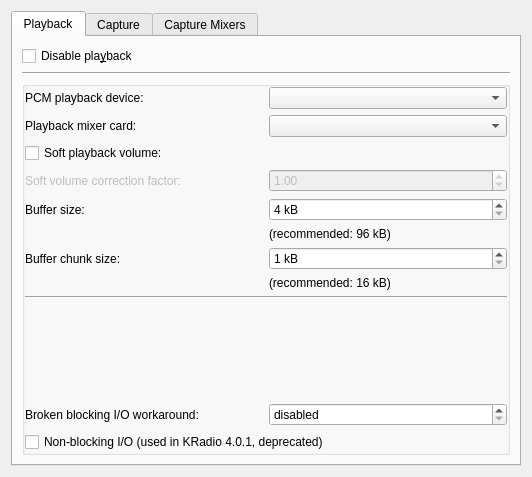
<?xml version="1.0" encoding="UTF-8"?>
<ui version="4.0">
 <class>AlsaSoundConfigurationUI</class>
 <widget class="QWidget" name="AlsaSoundConfigurationUI">
  <property name="geometry">
   <rect>
    <x>0</x>
    <y>0</y>
    <width>532</width>
    <height>477</height>
   </rect>
  </property>
  <layout class="QGridLayout" name="gridLayout_gen1">
   <item row="0" column="0">
    <widget class="QTabWidget" name="kTabWidget8">
     <property name="currentIndex">
      <number>0</number>
     </property>
     <widget class="QWidget" name="TabPage2">
      <attribute name="title">
       <string>Playback</string>
      </attribute>
      <layout class="QGridLayout" name="gridLayout_2">
       <item row="1" column="0" colspan="2">
        <widget class="Line" name="line">
         <property name="orientation">
          <enum>Qt::Horizontal</enum>
         </property>
        </widget>
       </item>
       <item row="2" column="0" colspan="2">
        <widget class="QGroupBox" name="groupBox">
         <property name="title">
          <string/>
         </property>
         <property name="flat">
          <bool>true</bool>
         </property>
         <layout class="QGridLayout" name="gridLayout_3">
          <property name="margin">
           <number>0</number>
          </property>
          <item row="0" column="0">
           <widget class="QLabel" name="textLabel2_3">
            <property name="text">
             <string>PCM playback device:</string>
            </property>
            <property name="wordWrap">
             <bool>false</bool>
            </property>
           </widget>
          </item>
          <item row="0" column="1">
           <widget class="KComboBox" name="m_comboPlaybackDevice">
            <property name="minimumContentsLength">
             <number>10</number>
            </property>
           </widget>
          </item>
          <item row="4" column="1">
           <widget class="QDoubleSpinBox" name="sbSoftVolumeCorrection">
            <property name="enabled">
             <bool>false</bool>
            </property>
            <property name="maximum">
             <double>10.000000000000000</double>
            </property>
            <property name="singleStep">
             <double>0.500000000000000</double>
            </property>
            <property name="value">
             <double>1.000000000000000</double>
            </property>
           </widget>
          </item>
          <item row="5" column="0">
           <widget class="QLabel" name="textLabel2_2_2_2">
            <property name="text">
             <string>Buffer size:</string>
            </property>
            <property name="wordWrap">
             <bool>false</bool>
            </property>
           </widget>
          </item>
          <item row="5" column="1">
           <widget class="KIntSpinBox" name="editPlaybackBufferSize">
            <property name="suffix">
             <string> kB</string>
            </property>
            <property name="minimum">
             <number>4</number>
            </property>
            <property name="maximum">
             <number>1024</number>
            </property>
            <property name="maxValue" stdset="0">
             <number>1024</number>
            </property>
            <property name="minValue" stdset="0">
             <number>1</number>
            </property>
           </widget>
          </item>
          <item row="4" column="0">
           <widget class="QLabel" name="label">
            <property name="enabled">
             <bool>false</bool>
            </property>
            <property name="text">
             <string>Soft volume correction factor:</string>
            </property>
           </widget>
          </item>
          <item row="3" column="0">
           <widget class="QCheckBox" name="cbEnableSoftVolume">
            <property name="text">
             <string>Soft playback volume:</string>
            </property>
           </widget>
          </item>
          <item row="2" column="1">
           <widget class="KComboBox" name="m_comboPlaybackMixerCard">
            <property name="minimumContentsLength">
             <number>10</number>
            </property>
           </widget>
          </item>
          <item row="2" column="0">
           <widget class="QLabel" name="textLabel2_5">
            <property name="text">
             <string>Playback mixer card:</string>
            </property>
            <property name="wordWrap">
             <bool>false</bool>
            </property>
           </widget>
          </item>
          <item row="8" column="0">
           <widget class="QLabel" name="textLabel2_2_2_3">
            <property name="text">
             <string>Buffer chunk size:</string>
            </property>
            <property name="wordWrap">
             <bool>false</bool>
            </property>
           </widget>
          </item>
          <item row="6" column="1">
           <widget class="QLabel" name="textLabel2_2_4">
            <property name="text">
             <string>(recommended: 96 kB)</string>
            </property>
            <property name="wordWrap">
             <bool>false</bool>
            </property>
           </widget>
          </item>
          <item row="9" column="1">
           <widget class="QLabel" name="textLabel2_2_5">
            <property name="text">
             <string>(recommended: 16 kB)</string>
            </property>
            <property name="wordWrap">
             <bool>false</bool>
            </property>
           </widget>
          </item>
          <item row="8" column="1">
           <widget class="KIntSpinBox" name="editPlaybackBufferChunkSize">
            <property name="suffix">
             <string> kB</string>
            </property>
            <property name="minimum">
             <number>1</number>
            </property>
            <property name="maximum">
             <number>1024</number>
            </property>
            <property name="maxValue" stdset="0">
             <number>1024</number>
            </property>
            <property name="minValue" stdset="0">
             <number>1</number>
            </property>
           </widget>
          </item>
          <item row="12" column="1">
           <widget class="KIntSpinBox" name="editPlaybackWorkaroundSleep">
            <property name="specialValueText">
             <string comment="disabled blocking i/o workaround">disabled</string>
            </property>
            <property name="suffix">
             <string>ms</string>
            </property>
            <property name="minimum">
             <number>0</number>
            </property>
            <property name="maximum">
             <number>1024</number>
            </property>
            <property name="value">
             <number>0</number>
            </property>
            <property name="maxValue" stdset="0">
             <number>1024</number>
            </property>
            <property name="minValue" stdset="0">
             <number>1</number>
            </property>
           </widget>
          </item>
          <item row="12" column="0">
           <widget class="QLabel" name="textLabel2_2_2_6">
            <property name="text">
             <string>Broken blocking I/O workaround:</string>
            </property>
            <property name="wordWrap">
             <bool>false</bool>
            </property>
           </widget>
          </item>
          <item row="11" column="1">
           <spacer name="verticalSpacer_2">
            <property name="orientation">
             <enum>Qt::Vertical</enum>
            </property>
            <property name="sizeHint" stdset="0">
             <size>
              <width>20</width>
              <height>5</height>
             </size>
            </property>
           </spacer>
          </item>
          <item row="10" column="0" colspan="2">
           <widget class="Line" name="line_6">
            <property name="orientation">
             <enum>Qt::Horizontal</enum>
            </property>
           </widget>
          </item>
          <item row="13" column="0" colspan="2">
           <widget class="QCheckBox" name="chkNonBlockingPlayback">
            <property name="text">
             <string>Non-blocking I/O (used in KRadio 4.0.1, deprecated)</string>
            </property>
           </widget>
          </item>
         </layout>
        </widget>
       </item>
       <item row="0" column="0">
        <widget class="QCheckBox" name="chkDisablePlayback">
         <property name="text">
          <string>Disable pla&amp;yback</string>
         </property>
        </widget>
       </item>
      </layout>
     </widget>
     <widget class="QWidget" name="CaptureDevice">
      <attribute name="title">
       <string>Capture</string>
      </attribute>
      <layout class="QGridLayout" name="gridLayout">
       <item row="0" column="0">
        <widget class="QCheckBox" name="chkDisableCapture">
         <property name="text">
          <string>Disa&amp;ble capture</string>
         </property>
        </widget>
       </item>
       <item row="1" column="0" colspan="2">
        <widget class="Line" name="line_2">
         <property name="orientation">
          <enum>Qt::Horizontal</enum>
         </property>
        </widget>
       </item>
       <item row="2" column="0" colspan="2">
        <widget class="QGroupBox" name="groupBox_2">
         <property name="title">
          <string/>
         </property>
         <property name="flat">
          <bool>true</bool>
         </property>
         <layout class="QGridLayout" name="gridLayout_4">
          <property name="margin">
           <number>0</number>
          </property>
          <item row="0" column="0">
           <widget class="QLabel" name="textLabel2_4">
            <property name="text">
             <string>PCM capture device:</string>
            </property>
            <property name="wordWrap">
             <bool>false</bool>
            </property>
           </widget>
          </item>
          <item row="0" column="1" colspan="2">
           <widget class="KComboBox" name="m_comboCaptureDevice">
            <property name="minimumContentsLength">
             <number>10</number>
            </property>
           </widget>
          </item>
          <item row="1" column="0">
           <widget class="QLabel" name="textLabel2_6">
            <property name="text">
             <string>Capture mixer card:</string>
            </property>
            <property name="wordWrap">
             <bool>false</bool>
            </property>
           </widget>
          </item>
          <item row="1" column="1" colspan="2">
           <widget class="KComboBox" name="m_comboCaptureMixerCard">
            <property name="minimumContentsLength">
             <number>10</number>
            </property>
           </widget>
          </item>
          <item row="2" column="0">
           <widget class="QLabel" name="textLabel2_2_2_4">
            <property name="text">
             <string>Buffer size:</string>
            </property>
            <property name="wordWrap">
             <bool>false</bool>
            </property>
           </widget>
          </item>
          <item row="2" column="1" colspan="2">
           <widget class="KIntSpinBox" name="editCaptureBufferSize">
            <property name="suffix">
             <string> kB</string>
            </property>
            <property name="minimum">
             <number>4</number>
            </property>
            <property name="maximum">
             <number>1024</number>
            </property>
            <property name="maxValue" stdset="0">
             <number>1024</number>
            </property>
            <property name="minValue" stdset="0">
             <number>1</number>
            </property>
           </widget>
          </item>
          <item row="3" column="1" colspan="2">
           <widget class="QLabel" name="textLabel2_2_9">
            <property name="text">
             <string>(recommended: 96 kB)</string>
            </property>
            <property name="wordWrap">
             <bool>false</bool>
            </property>
           </widget>
          </item>
          <item row="4" column="0">
           <widget class="QLabel" name="textLabel2_2_2_5">
            <property name="text">
             <string>Buffer chunk size:</string>
            </property>
            <property name="wordWrap">
             <bool>false</bool>
            </property>
           </widget>
          </item>
          <item row="4" column="1" colspan="2">
           <widget class="KIntSpinBox" name="editCaptureBufferChunkSize">
            <property name="suffix">
             <string> kB</string>
            </property>
            <property name="minimum">
             <number>1</number>
            </property>
            <property name="maximum">
             <number>1024</number>
            </property>
            <property name="maxValue" stdset="0">
             <number>1024</number>
            </property>
            <property name="minValue" stdset="0">
             <number>1</number>
            </property>
           </widget>
          </item>
          <item row="5" column="1" colspan="2">
           <widget class="QLabel" name="textLabel2_2_11">
            <property name="text">
             <string>(recommended: 16 kB)</string>
            </property>
            <property name="wordWrap">
             <bool>false</bool>
            </property>
           </widget>
          </item>
          <item row="21" column="1" colspan="2">
           <widget class="KIntSpinBox" name="editCaptureWorkaroundSleep">
            <property name="specialValueText">
             <string comment="disabled blocking i/o workaround">disabled</string>
            </property>
            <property name="suffix">
             <string>ms</string>
            </property>
            <property name="minimum">
             <number>0</number>
            </property>
            <property name="maximum">
             <number>1024</number>
            </property>
            <property name="value">
             <number>0</number>
            </property>
            <property name="maxValue" stdset="0">
             <number>1024</number>
            </property>
            <property name="minValue" stdset="0">
             <number>1</number>
            </property>
           </widget>
          </item>
          <item row="21" column="0">
           <widget class="QLabel" name="textLabel2_2_2_7">
            <property name="text">
             <string>Broken blocking I/O workaround:</string>
            </property>
            <property name="wordWrap">
             <bool>false</bool>
            </property>
           </widget>
          </item>
          <item row="22" column="0" colspan="3">
           <widget class="QCheckBox" name="chkNonBlockingCapture">
            <property name="toolTip">
             <string>You need to enable this switch in order to allow KRadio to tag the sound data internally processed with the correct format/sampling information if your ALSA (pseudo) sound device has a driver that does not report correctly the sampling information via the ALSA interface. This is at least a known issue for some Avermedia TV/radio card drivers which create a pseudo ALSA sound device to provide the sound samples acquired over the PCI bus.</string>
            </property>
            <property name="whatsThis">
             <string>You need to enable this switch in order to allow KRadio to tag the sound data internally processed with the correct format/sampling information if your ALSA (pseudo) sound device has a driver that does not report correctly the sampling information via the ALSA interface. This is at least a known issue for some Avermedia TV/radio card drivers which create a pseudo ALSA sound device to provide the sound samples acquired over the PCI bus.</string>
            </property>
            <property name="text">
             <string>Non-blocking I/O (used in KRadio 4.0.1, deprecated)</string>
            </property>
           </widget>
          </item>
          <item row="14" column="0">
           <widget class="QLabel" name="lableChannels">
            <property name="enabled">
             <bool>false</bool>
            </property>
            <property name="text">
             <string>Channels:</string>
            </property>
            <property name="wordWrap">
             <bool>false</bool>
            </property>
           </widget>
          </item>
          <item row="12" column="0">
           <widget class="QLabel" name="labelRate">
            <property name="enabled">
             <bool>false</bool>
            </property>
            <property name="text">
             <string>Sample rate:</string>
            </property>
            <property name="wordWrap">
             <bool>false</bool>
            </property>
           </widget>
          </item>
          <item row="9" column="0">
           <widget class="QLabel" name="lableBits">
            <property name="enabled">
             <bool>false</bool>
            </property>
            <property name="text">
             <string>Sample bits:</string>
            </property>
            <property name="wordWrap">
             <bool>false</bool>
            </property>
           </widget>
          </item>
          <item row="8" column="0">
           <widget class="QLabel" name="lableEndianness">
            <property name="enabled">
             <bool>false</bool>
            </property>
            <property name="text">
             <string>Endianness:</string>
            </property>
            <property name="wordWrap">
             <bool>false</bool>
            </property>
           </widget>
          </item>
          <item row="8" column="1">
           <widget class="KComboBox" name="m_cbEndianness">
            <property name="enabled">
             <bool>false</bool>
            </property>
            <item>
             <property name="text">
              <string>Little Endian</string>
             </property>
            </item>
            <item>
             <property name="text">
              <string>Big Endian</string>
             </property>
            </item>
           </widget>
          </item>
          <item row="9" column="1">
           <widget class="KComboBox" name="m_cbBits">
            <property name="enabled">
             <bool>false</bool>
            </property>
            <item>
             <property name="text">
              <string>16</string>
             </property>
            </item>
            <item>
             <property name="text">
              <string>8</string>
             </property>
            </item>
           </widget>
          </item>
          <item row="12" column="1">
           <widget class="KComboBox" name="m_cbRate">
            <property name="enabled">
             <bool>false</bool>
            </property>
            <item>
             <property name="text">
              <string>48000</string>
             </property>
            </item>
            <item>
             <property name="text">
              <string>44100</string>
             </property>
            </item>
            <item>
             <property name="text">
              <string>32000</string>
             </property>
            </item>
            <item>
             <property name="text">
              <string>22050</string>
             </property>
            </item>
            <item>
             <property name="text">
              <string>11025</string>
             </property>
            </item>
           </widget>
          </item>
          <item row="9" column="2">
           <widget class="KComboBox" name="m_cbSign">
            <property name="enabled">
             <bool>false</bool>
            </property>
            <item>
             <property name="text">
              <string>Signed</string>
             </property>
            </item>
            <item>
             <property name="text">
              <string>Unsigned</string>
             </property>
            </item>
           </widget>
          </item>
          <item row="14" column="1">
           <widget class="KComboBox" name="m_cbChannels">
            <property name="enabled">
             <bool>false</bool>
            </property>
            <item>
             <property name="text">
              <string>Stereo</string>
             </property>
            </item>
            <item>
             <property name="text">
              <string>Mono</string>
             </property>
            </item>
           </widget>
          </item>
          <item row="6" column="0" colspan="3">
           <widget class="Line" name="line_5">
            <property name="orientation">
             <enum>Qt::Horizontal</enum>
            </property>
           </widget>
          </item>
          <item row="7" column="0">
           <widget class="QCheckBox" name="cbEnableCaptureFormatOverride">
            <property name="toolTip">
             <string>You need to enable this switch in order to allow KRadio to tag the sound data internally processed with the correct format/sampling information if your ALSA (pseudo) sound device has a driver that does not report correctly the sampling information via the ALSA interface. This is at least a known issue for some Avermedia TV/radio card drivers which create a pseudo ALSA sound device to provide the sound samples acquired over the PCI bus.</string>
            </property>
            <property name="whatsThis">
             <string>You need to enable this switch in order to allow KRadio to tag the sound data internally processed with the correct format/sampling information if your ALSA (pseudo) sound device has a driver that does not report correctly the sampling information via the ALSA interface. This is at least a known issue for some Avermedia TV/radio card drivers which create a pseudo ALSA sound device to provide the sound samples acquired over the PCI bus.</string>
            </property>
            <property name="text">
             <string>Override capture format</string>
            </property>
           </widget>
          </item>
          <item row="16" column="1">
           <spacer name="verticalSpacer">
            <property name="orientation">
             <enum>Qt::Vertical</enum>
            </property>
            <property name="sizeHint" stdset="0">
             <size>
              <width>20</width>
              <height>40</height>
             </size>
            </property>
           </spacer>
          </item>
          <item row="15" column="0" colspan="3">
           <widget class="Line" name="line_3">
            <property name="orientation">
             <enum>Qt::Horizontal</enum>
            </property>
           </widget>
          </item>
         </layout>
        </widget>
       </item>
      </layout>
     </widget>
     <widget class="QWidget" name="TabPage1">
      <attribute name="title">
       <string>Capture Mixers</string>
      </attribute>
      <layout class="QGridLayout" name="gridLayout_gen2">
       <item row="0" column="0">
        <widget class="QScrollArea" name="m_groupMixerScrollView">
         <property name="widgetResizable">
          <bool>true</bool>
         </property>
         <widget class="QWidget" name="scrollAreaWidgetContents">
          <property name="geometry">
           <rect>
            <x>0</x>
            <y>0</y>
            <width>488</width>
            <height>412</height>
           </rect>
          </property>
         </widget>
        </widget>
       </item>
      </layout>
     </widget>
    </widget>
   </item>
  </layout>
 </widget>
 <customwidgets>
  <customwidget>
   <class>KComboBox</class>
   <extends>QComboBox</extends>
   <header>kcombobox.h</header>
  </customwidget>
  <customwidget>
   <class>KIntSpinBox</class>
   <extends>QSpinBox</extends>
   <header>knuminput.h</header>
  </customwidget>
 </customwidgets>
 <tabstops>
  <tabstop>chkDisablePlayback</tabstop>
  <tabstop>m_comboPlaybackDevice</tabstop>
  <tabstop>m_comboPlaybackMixerCard</tabstop>
  <tabstop>cbEnableSoftVolume</tabstop>
  <tabstop>sbSoftVolumeCorrection</tabstop>
  <tabstop>editPlaybackBufferSize</tabstop>
  <tabstop>editPlaybackBufferChunkSize</tabstop>
  <tabstop>chkDisableCapture</tabstop>
  <tabstop>m_comboCaptureDevice</tabstop>
  <tabstop>m_comboCaptureMixerCard</tabstop>
  <tabstop>editCaptureBufferSize</tabstop>
  <tabstop>editCaptureBufferChunkSize</tabstop>
  <tabstop>chkNonBlockingCapture</tabstop>
 </tabstops>
 <resources/>
 <connections>
  <connection>
   <sender>chkDisablePlayback</sender>
   <signal>toggled(bool)</signal>
   <receiver>groupBox</receiver>
   <slot>setDisabled(bool)</slot>
   <hints>
    <hint type="sourcelabel">
     <x>63</x>
     <y>42</y>
    </hint>
    <hint type="destinationlabel">
     <x>81</x>
     <y>70</y>
    </hint>
   </hints>
  </connection>
  <connection>
   <sender>cbEnableSoftVolume</sender>
   <signal>toggled(bool)</signal>
   <receiver>label</receiver>
   <slot>setEnabled(bool)</slot>
   <hints>
    <hint type="sourcelabel">
     <x>74</x>
     <y>137</y>
    </hint>
    <hint type="destinationlabel">
     <x>78</x>
     <y>163</y>
    </hint>
   </hints>
  </connection>
  <connection>
   <sender>cbEnableSoftVolume</sender>
   <signal>toggled(bool)</signal>
   <receiver>sbSoftVolumeCorrection</receiver>
   <slot>setEnabled(bool)</slot>
   <hints>
    <hint type="sourcelabel">
     <x>192</x>
     <y>137</y>
    </hint>
    <hint type="destinationlabel">
     <x>438</x>
     <y>163</y>
    </hint>
   </hints>
  </connection>
  <connection>
   <sender>chkDisableCapture</sender>
   <signal>toggled(bool)</signal>
   <receiver>groupBox_2</receiver>
   <slot>setDisabled(bool)</slot>
   <hints>
    <hint type="sourcelabel">
     <x>74</x>
     <y>44</y>
    </hint>
    <hint type="destinationlabel">
     <x>138</x>
     <y>69</y>
    </hint>
   </hints>
  </connection>
  <connection>
   <sender>cbEnableCaptureFormatOverride</sender>
   <signal>toggled(bool)</signal>
   <receiver>labelRate</receiver>
   <slot>setEnabled(bool)</slot>
   <hints>
    <hint type="sourcelabel">
     <x>92</x>
     <y>232</y>
    </hint>
    <hint type="destinationlabel">
     <x>87</x>
     <y>313</y>
    </hint>
   </hints>
  </connection>
  <connection>
   <sender>cbEnableCaptureFormatOverride</sender>
   <signal>toggled(bool)</signal>
   <receiver>lableBits</receiver>
   <slot>setEnabled(bool)</slot>
   <hints>
    <hint type="sourcelabel">
     <x>112</x>
     <y>232</y>
    </hint>
    <hint type="destinationlabel">
     <x>57</x>
     <y>286</y>
    </hint>
   </hints>
  </connection>
  <connection>
   <sender>cbEnableCaptureFormatOverride</sender>
   <signal>toggled(bool)</signal>
   <receiver>lableEndianness</receiver>
   <slot>setEnabled(bool)</slot>
   <hints>
    <hint type="sourcelabel">
     <x>73</x>
     <y>232</y>
    </hint>
    <hint type="destinationlabel">
     <x>70</x>
     <y>237</y>
    </hint>
   </hints>
  </connection>
  <connection>
   <sender>cbEnableCaptureFormatOverride</sender>
   <signal>toggled(bool)</signal>
   <receiver>lableChannels</receiver>
   <slot>setEnabled(bool)</slot>
   <hints>
    <hint type="sourcelabel">
     <x>114</x>
     <y>232</y>
    </hint>
    <hint type="destinationlabel">
     <x>120</x>
     <y>340</y>
    </hint>
   </hints>
  </connection>
  <connection>
   <sender>cbEnableCaptureFormatOverride</sender>
   <signal>toggled(bool)</signal>
   <receiver>m_cbRate</receiver>
   <slot>setEnabled(bool)</slot>
   <hints>
    <hint type="sourcelabel">
     <x>186</x>
     <y>232</y>
    </hint>
    <hint type="destinationlabel">
     <x>341</x>
     <y>313</y>
    </hint>
   </hints>
  </connection>
  <connection>
   <sender>cbEnableCaptureFormatOverride</sender>
   <signal>toggled(bool)</signal>
   <receiver>m_cbBits</receiver>
   <slot>setEnabled(bool)</slot>
   <hints>
    <hint type="sourcelabel">
     <x>212</x>
     <y>232</y>
    </hint>
    <hint type="destinationlabel">
     <x>341</x>
     <y>286</y>
    </hint>
   </hints>
  </connection>
  <connection>
   <sender>cbEnableCaptureFormatOverride</sender>
   <signal>toggled(bool)</signal>
   <receiver>m_cbEndianness</receiver>
   <slot>setEnabled(bool)</slot>
   <hints>
    <hint type="sourcelabel">
     <x>212</x>
     <y>232</y>
    </hint>
    <hint type="destinationlabel">
     <x>240</x>
     <y>237</y>
    </hint>
   </hints>
  </connection>
  <connection>
   <sender>cbEnableCaptureFormatOverride</sender>
   <signal>toggled(bool)</signal>
   <receiver>m_cbChannels</receiver>
   <slot>setEnabled(bool)</slot>
   <hints>
    <hint type="sourcelabel">
     <x>212</x>
     <y>232</y>
    </hint>
    <hint type="destinationlabel">
     <x>341</x>
     <y>340</y>
    </hint>
   </hints>
  </connection>
  <connection>
   <sender>cbEnableCaptureFormatOverride</sender>
   <signal>toggled(bool)</signal>
   <receiver>m_cbSign</receiver>
   <slot>setEnabled(bool)</slot>
   <hints>
    <hint type="sourcelabel">
     <x>212</x>
     <y>232</y>
    </hint>
    <hint type="destinationlabel">
     <x>438</x>
     <y>286</y>
    </hint>
   </hints>
  </connection>
  <connection>
   <sender>chkNonBlockingCapture</sender>
   <signal>toggled(bool)</signal>
   <receiver>editCaptureWorkaroundSleep</receiver>
   <slot>setDisabled(bool)</slot>
   <hints>
    <hint type="sourcelabel">
     <x>237</x>
     <y>390</y>
    </hint>
    <hint type="destinationlabel">
     <x>241</x>
     <y>364</y>
    </hint>
   </hints>
  </connection>
  <connection>
   <sender>chkNonBlockingCapture</sender>
   <signal>toggled(bool)</signal>
   <receiver>textLabel2_2_2_7</receiver>
   <slot>setDisabled(bool)</slot>
   <hints>
    <hint type="sourcelabel">
     <x>179</x>
     <y>400</y>
    </hint>
    <hint type="destinationlabel">
     <x>181</x>
     <y>375</y>
    </hint>
   </hints>
  </connection>
 </connections>
</ui>
